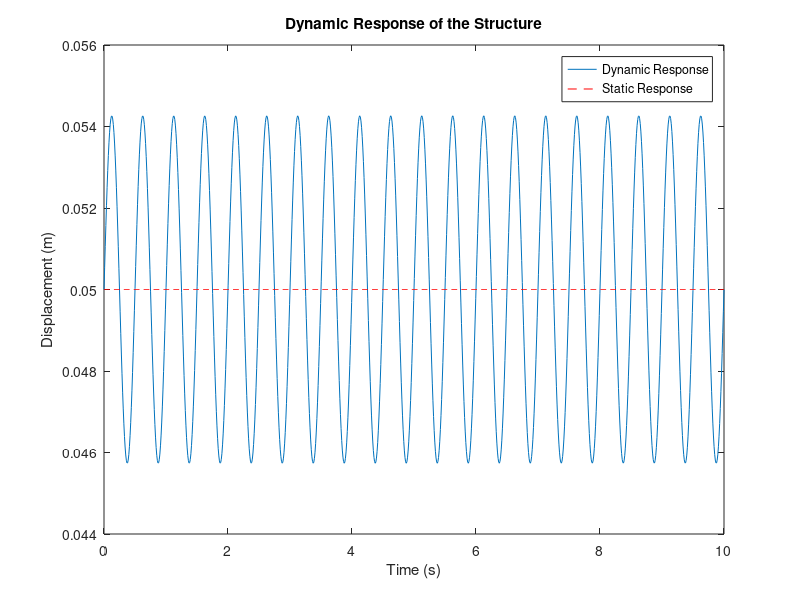

This figure's MATLAB source:
function dynamic_response()

    M = 1000; % kg
    m = 75; % kg
    alpha = 0.3;
    delta_0 = 0.05; % m (convert cm to m)
    c = 2500; % Ns/m
    g = 9.81; % m/s^2
    f = 2; % Hz

    % Calculate omega and omega_n
    omega = 2 * pi * f;
    omega_n = sqrt(g / delta_0);

    % Calculate zeta
    zeta=c/((M+m)*2*omega_n);


    % Calculate the amplitude A and phase angle alpha
    A = ((alpha * m * g)/(m+M)) / sqrt((g/delta_0 - omega^2)^2 + (c*omega/(m+M))^2)
    %alpha = atan2(2 * zeta * omega_n * omega * A, omega_n^2 - omega^2);

    % Calculate the static response K
    K = delta_0;

    % Time range for plotting
    t = linspace(0, 10, 1000); % 0 to 10 seconds with 1000 points

    % Calculate the dynamic response
    y = K + A * sin(omega * t);

    % Plot the dynamic response
    plot(t, y)
    xlabel('Time (s)')
    ylabel('Displacement (m)')
    title('Dynamic Response of the Structure')
    hold on
    plot(t, K * ones(size(t)), 'r--')
    legend('Dynamic Response', 'Static Response')
    hold off
end

